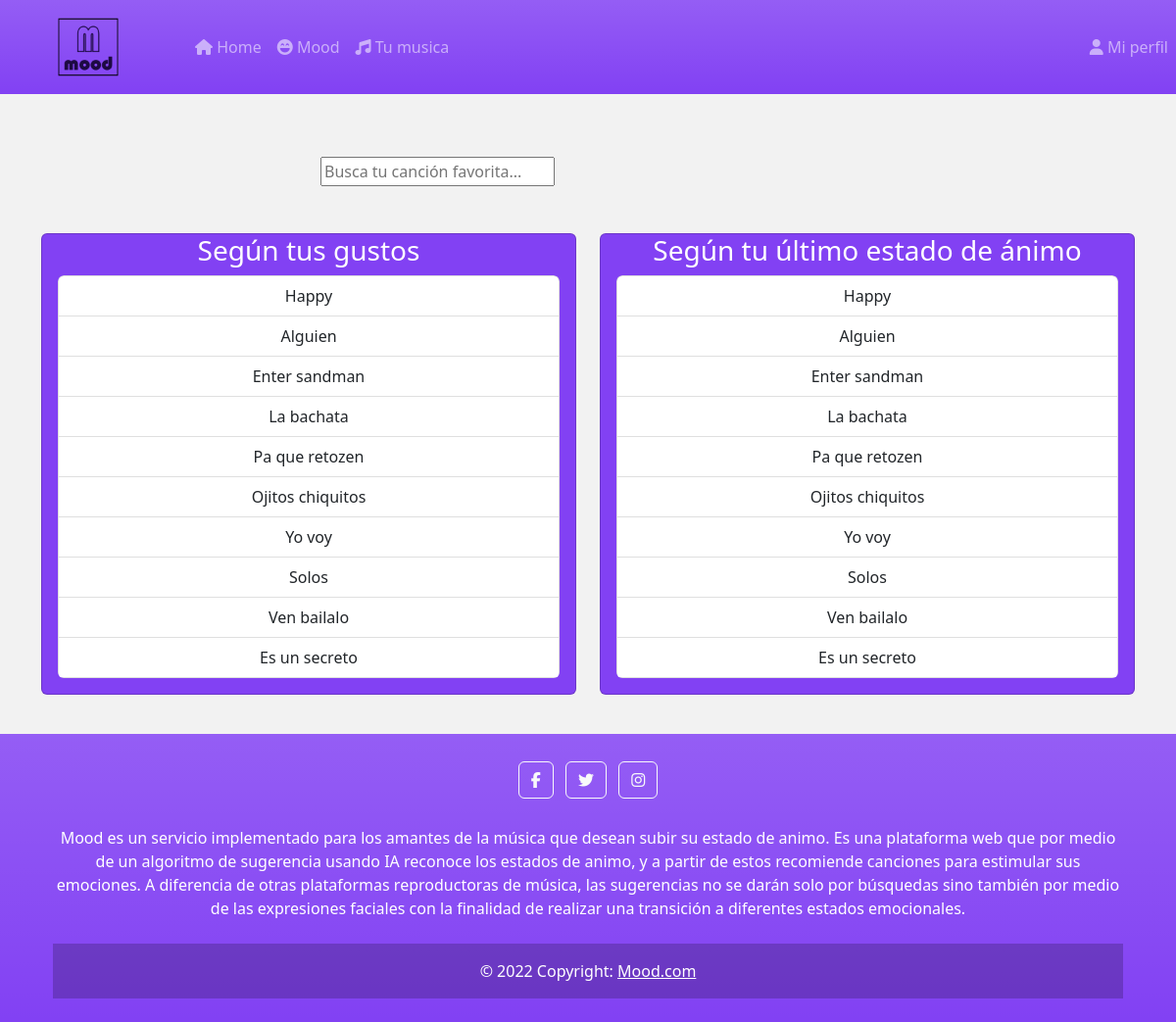
Screenshot of / (signed in) with the database file from the repository.
### main/models.py (models this page shows, shortened)
class Cancion(models.Model):
    nombre=models.CharField(max_length=25, null=False,blank=False)
    audio=models.FileField(upload_to='audios/')
    imagen=models.CharField(max_length=50,null=True,blank=True)
    duracion=models.TimeField(null=False,blank=False)
    frecuencia=models.IntegerField(null=True,blank=True)
    idioma=models.CharField(max_length=15,null=False,blank=False)
    intensidad_feliz=models.IntegerField(null=True,blank=True)
    intensidad_triste=models.IntegerField(null=True,blank=True)
    intensidad_enojo=models.IntegerField(null=True,blank=True)
    class Meta:
        verbose_name = "cancion"
        verbose_name_plural = "canciones"
        db_table = "cancion"

### main/views.py (the view)
# urls.py: path('', views.home_page, name='home'), # Esta se debe cambiar a que dirija al login de primerazo
@login_required(login_url='/login/')
def home_page(request): # Views para la home page
    canciones = Cancion.objects.all()
    contexto = {'canciones':canciones}
    return render(request, template_name='home.html', context=contexto)

### main/templates/home.html (shortened to what this page needs)
{% extends 'base.html' %}
{% block content %}
    <div class="container mt-5 pt-3 mb-5" >
        <div class="col-md-6 mx-auto">
            <div id="autocomplete" class="autocomplete">
                <input class="autocomplete-input" placeholder="Busca tu canción favorita..." />
            </div>
        </div>
    </div>
    <div class="playlist-container row justify-content-center" style="margin-bottom: 2.5em;">
        <div class="col-11 col-sm-11 col-lg-6">
            <div class="card text-center h-100" style="background-color: #8241F3;">
                <div class="card-body d-flex flex-column justify-content-end pt-0">
                    <div class="title-container my-auto">
                        <h3 class="card-title" style="color: white;">Según tus gustos</h3>
                    </div>
                    <div class="list-group" style="height: 411px; overflow: auto;">
                        {% if canciones %}
                            {% for cancion in canciones %}
                                <button type="button" class="list-group-item list-group-item-action" onclick="myFunction('{{cancion.nombre}}')">{{cancion.nombre}}</button>
                            {% endfor %}
                        {% endif %}
                    </div>
                </div>
            </div>
        </div>
        <div class="col-11 col-sm-11 col-lg-6">
            <div class="card text-center" style="background-color: #8241F3;">
                <div class="card-body pt-0">
                    <h3 class="card-title" style="color:white;">Según tu último estado de ánimo</h3>
                    <div class="list-group" style="height: 411px; overflow: auto;">
                        {% if canciones %}
                            {% for cancion in canciones %}
                                <button type="button" class="list-group-item list-group-item-action" onclick="myFunction('{{cancion.nombre}}')">{{cancion.nombre}}</button>
                            {% endfor %}
                        {% endif %}
                    </div>
                </div>
            </div>
        </div>
    </div>
{% endblock %}

### main/templates/base.html (shortened to what this page needs)
<!doctype html>
<html lang="en">
    <head>
        <link href="https://cdn.jsdelivr.net/npm/bootstrap@5.2.0/dist/css/bootstrap.min.css" rel="stylesheet">
        <link rel="stylesheet" href="https://unpkg.com/@trevoreyre/autocomplete-js/dist/style.css"/>
        <link rel="stylesheet" href="https://cdnjs.cloudflare.com/ajax/libs/bootstrap-select/1.14.0-beta2/css/bootstrap-select.min.css"
 />
    </head>
    <body style="background: #F2F2F2;">
        {% include 'includes/navbar.html' %}
        <div class="container">
        {% block content %}{% endblock %}
        </div>
        {% include 'includes/footer.html' %}
    </body>
</html>

### main/templates/includes/navbar.html (shortened to what this page needs)
<nav class="navbar navbar-expand-md navbar-dark bg-gradient" style="background: #8241F3;">
    {% if MOOD %}
        <button type="button" class="navbar-brand" data-bs-toggle="modal" data-bs-target="#satisfactionForm" style="padding-left: 15px; border: none; background-color: transparent;" id="btn-logo"><img src="../../../static/LOGO.png" alt="Logo" style="width: 90px; margin-left: 30px; margin-top: -10px; margin-bottom: -10px;"></button>
    {% else %}
        <a class="navbar-brand" href="{% url 'home' %}" style="padding-left: 15px;"><img src="../../../static/LOGO.png" alt="Logo" style="width: 90px; margin-left: 30px; margin-top: -10px; margin-bottom: -10px;"></a>
    {% endif %}
    <div class="collapse navbar-collapse" id="navbarNav" style="padding-left: 25px;">
        <ul class="navbar-nav me-auto">
            <li class="nav-item">
                {% if MOOD %}
                    <button type="button" class="nav-link" data-bs-toggle="modal" data-bs-target="#satisfactionForm" id="btn-home" style="border: none; background-color: transparent;"><i class="fas fa-home"></i> Home</button>
                {% else %}
                    <a class="nav-link" href="{% url 'home' %}"><i class="fas fa-home"></i> Home</a>
                {% endif %}
            </li>
            <li class="nav-item">
                {% if MOOD %}
                    <button type="button" class="nav-link" data-bs-toggle="modal" data-bs-target="#satisfactionForm" id="btn-mood" style="border: none; background-color: transparent;"><i class="fas fa-laugh-beam"></i> Mood</button>
                {% else %}
                    <a class="nav-link" href="{% url 'mood' %}"><i class="fas fa-laugh-beam"></i> Mood</a>
                {% endif %}
            </li>
            <li class="nav-item">
                {% if MOOD %}
                    <button type="button" class="nav-link" data-bs-toggle="modal" data-bs-target="#satisfactionForm" id="btn-tmu" style="border: none; background-color: transparent;"><i class="fas fa-music"></i> Tu musica</button>
                {% else %}
                    <a class="nav-link" href="{% url 'tuMusica' %}"><i class="fas fa-music"></i> Tu musica</a>
                {% endif %}
            </li>
        </ul>
        <ul class="navbar-nav">
            <li class="nav-item">
                {% if MOOD %}
                    <button type="button" class="nav-link" data-bs-toggle="modal" data-bs-target="#satisfactionForm" id="btn-perf" style="border: none; background-color: transparent;"><i class="fas fa-user"></i> Mi perfil</button>
                {% else %}
                    <a class="nav-link" href="{% url 'miPerfil' %}"><i class="fas fa-user"></i> Mi perfil</a>
                {% endif %}
            </li>
        </ul>
    </div>
</nav>

### main/templates/includes/footer.html
<footer class="text-center text-white bg-gradient" style="background: #8241F3;">
    <div class="container p-4">
      <section class="mb-4">
        <a class="btn btn-outline-light btn-floating m-1" target="_blank" href="https://www.facebook.com/Mood-110982605057939/" role="button"><i class="fab fa-facebook-f"></i></a>
        <a class="btn btn-outline-light btn-floating m-1" target="_blank" href="https://twitter.com/ApplicationMood" role="button"  ><i class="fab fa-twitter"></i></a>
        <a class="btn btn-outline-light btn-floating m-1" target="_blank" href="https://www.instagram.com/mood_application/" role="button"  ><i class="fab fa-instagram"></i></a>
      </section>
      <section class="mb-4">
        <p>
            Mood es un servicio implementado para los amantes de la música que desean subir su estado de animo. Es una plataforma web que por medio de un algoritmo de sugerencia usando IA reconoce los estados de animo, y a partir de estos recomiende canciones para estimular sus emociones. A diferencia de otras plataformas reproductoras de música, las sugerencias no se darán solo por búsquedas sino también por medio de las expresiones faciales con la finalidad de realizar una transición a diferentes estados emocionales.
        </p>
      </section>
    <div class="text-center p-3" style="background-color: rgba(0, 0, 0, 0.2);">
      © 2022 Copyright:
      <a class="text-white" href="">Mood.com</a>
    </div>
  </footer>

### rows the page displays
Cancion: nombre "Happy"
Cancion: nombre "Alguien"
Cancion: nombre "Enter sandman"
Cancion: nombre "La bachata"
Cancion: nombre "Pa que retozen"
Cancion: nombre "Ojitos chiquitos"
Cancion: nombre "Yo voy"
Cancion: nombre "Solos"
Cancion: nombre "Ven bailalo"
Cancion: nombre "Es un secreto"
